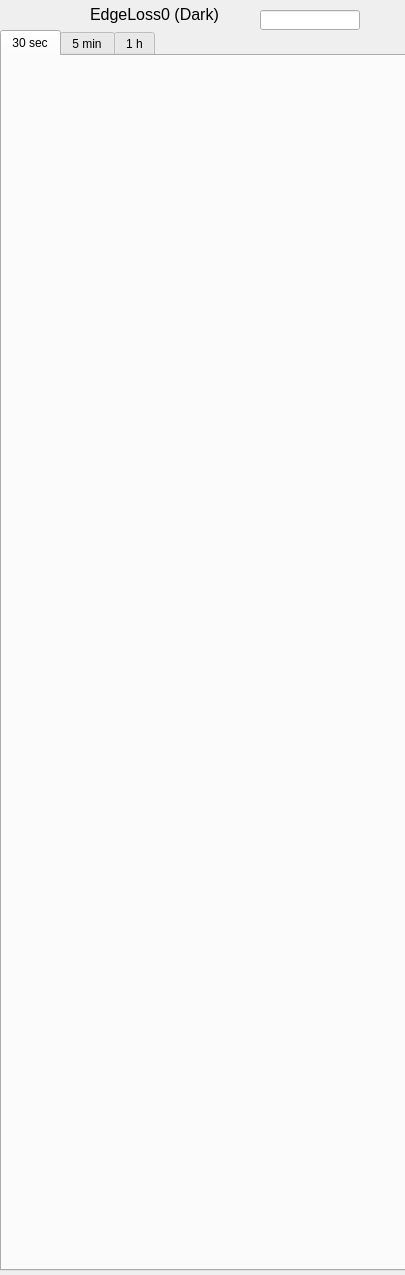
<?xml version="1.0" encoding="UTF-8"?>
<ui version="4.0">
 <class>Dialog</class>
 <widget class="QDialog" name="Dialog">
  <property name="geometry">
   <rect>
    <x>0</x>
    <y>0</y>
    <width>405</width>
    <height>1275</height>
   </rect>
  </property>
  <property name="windowTitle">
   <string>Dialog</string>
  </property>
  <widget class="QTabWidget" name="tabWidget_2">
   <property name="geometry">
    <rect>
     <x>0</x>
     <y>30</y>
     <width>411</width>
     <height>1241</height>
    </rect>
   </property>
   <property name="currentIndex">
    <number>0</number>
   </property>
   <widget class="QWidget" name="tab_7">
    <attribute name="title">
     <string>30 sec</string>
    </attribute>
    <widget class="caStripPlot" name="castripplot_16">
     <property name="geometry">
      <rect>
       <x>0</x>
       <y>0</y>
       <width>405</width>
       <height>233</height>
      </rect>
     </property>
     <property name="channels" stdset="0">
      <string>ARIDI-BLM02:MeanP;ARIDI-BLM02:EdgeLoss</string>
     </property>
     <property name="period">
      <double>30.000000000000000</double>
     </property>
     <property name="YAxisScaling" stdset="0">
      <enum>caStripPlot::autoScale</enum>
     </property>
     <property name="YaxisLimitsMax_1">
      <double>100000000.000000000000000</double>
     </property>
     <property name="color_1">
      <color>
       <red>0</red>
       <green>0</green>
       <blue>0</blue>
      </color>
     </property>
     <property name="YaxisLimitsMax_2">
      <double>100000000.000000000000000</double>
     </property>
     <property name="color_2">
      <color>
       <red>255</red>
       <green>0</green>
       <blue>0</blue>
      </color>
     </property>
     <property name="YaxisLimitsMax_3">
      <double>100000000.000000000000000</double>
     </property>
     <property name="color_3">
      <color>
       <red>247</red>
       <green>150</green>
       <blue>70</blue>
      </color>
     </property>
     <property name="YaxisLimitsMax_4">
      <double>100000000.000000000000000</double>
     </property>
     <property name="color_4">
      <color>
       <red>0</red>
       <green>176</green>
       <blue>240</blue>
      </color>
     </property>
     <property name="YaxisLimitsMax_5">
      <double>100000000.000000000000000</double>
     </property>
     <property name="color_5">
      <color>
       <red>0</red>
       <green>112</green>
       <blue>192</blue>
      </color>
     </property>
     <property name="YaxisLimitsMax_6">
      <double>100000000.000000000000000</double>
     </property>
     <property name="background">
      <color>
       <red>255</red>
       <green>255</green>
       <blue>255</blue>
      </color>
     </property>
    </widget>
    <widget class="caStripPlot" name="castripplot_17">
     <property name="geometry">
      <rect>
       <x>0</x>
       <y>240</y>
       <width>405</width>
       <height>233</height>
      </rect>
     </property>
     <property name="channels" stdset="0">
      <string>ARIDI-BLM02:CAM-EXPT</string>
     </property>
     <property name="period">
      <double>30.000000000000000</double>
     </property>
     <property name="YAxisScaling" stdset="0">
      <enum>caStripPlot::autoScale</enum>
     </property>
     <property name="YaxisLimitsMax_1">
      <double>100000000.000000000000000</double>
     </property>
     <property name="color_1">
      <color>
       <red>0</red>
       <green>0</green>
       <blue>0</blue>
      </color>
     </property>
     <property name="YaxisLimitsMax_2">
      <double>100000000.000000000000000</double>
     </property>
     <property name="color_2">
      <color>
       <red>255</red>
       <green>0</green>
       <blue>0</blue>
      </color>
     </property>
     <property name="YaxisLimitsMax_3">
      <double>100000000.000000000000000</double>
     </property>
     <property name="color_3">
      <color>
       <red>247</red>
       <green>150</green>
       <blue>70</blue>
      </color>
     </property>
     <property name="YaxisLimitsMax_4">
      <double>100000000.000000000000000</double>
     </property>
     <property name="color_4">
      <color>
       <red>0</red>
       <green>176</green>
       <blue>240</blue>
      </color>
     </property>
     <property name="YaxisLimitsMax_5">
      <double>100000000.000000000000000</double>
     </property>
     <property name="color_5">
      <color>
       <red>0</red>
       <green>112</green>
       <blue>192</blue>
      </color>
     </property>
     <property name="YaxisLimitsMax_6">
      <double>100000000.000000000000000</double>
     </property>
     <property name="background">
      <color>
       <red>255</red>
       <green>255</green>
       <blue>255</blue>
      </color>
     </property>
    </widget>
    <widget class="caStripPlot" name="castripplot_18">
     <property name="geometry">
      <rect>
       <x>0</x>
       <y>480</y>
       <width>405</width>
       <height>233</height>
      </rect>
     </property>
     <property name="channels" stdset="0">
      <string>ARIDI-BLM02:CAM-GAIN</string>
     </property>
     <property name="period">
      <double>30.000000000000000</double>
     </property>
     <property name="YAxisScaling" stdset="0">
      <enum>caStripPlot::autoScale</enum>
     </property>
     <property name="YaxisLimitsMax_1">
      <double>100000000.000000000000000</double>
     </property>
     <property name="color_1">
      <color>
       <red>0</red>
       <green>0</green>
       <blue>0</blue>
      </color>
     </property>
     <property name="YaxisLimitsMax_2">
      <double>100000000.000000000000000</double>
     </property>
     <property name="color_2">
      <color>
       <red>255</red>
       <green>0</green>
       <blue>0</blue>
      </color>
     </property>
     <property name="YaxisLimitsMax_3">
      <double>100000000.000000000000000</double>
     </property>
     <property name="color_3">
      <color>
       <red>247</red>
       <green>150</green>
       <blue>70</blue>
      </color>
     </property>
     <property name="YaxisLimitsMax_4">
      <double>100000000.000000000000000</double>
     </property>
     <property name="color_4">
      <color>
       <red>0</red>
       <green>176</green>
       <blue>240</blue>
      </color>
     </property>
     <property name="YaxisLimitsMax_5">
      <double>100000000.000000000000000</double>
     </property>
     <property name="color_5">
      <color>
       <red>0</red>
       <green>112</green>
       <blue>192</blue>
      </color>
     </property>
     <property name="YaxisLimitsMax_6">
      <double>100000000.000000000000000</double>
     </property>
     <property name="background">
      <color>
       <red>255</red>
       <green>255</green>
       <blue>255</blue>
      </color>
     </property>
    </widget>
    <widget class="caStripPlot" name="castripplot_25">
     <property name="geometry">
      <rect>
       <x>0</x>
       <y>720</y>
       <width>405</width>
       <height>233</height>
      </rect>
     </property>
     <property name="channels" stdset="0">
      <string>ARIDI-BLM02:EdgeLossN</string>
     </property>
     <property name="period">
      <double>30.000000000000000</double>
     </property>
     <property name="YAxisScaling" stdset="0">
      <enum>caStripPlot::autoScale</enum>
     </property>
     <property name="YaxisLimitsMax_1">
      <double>100000000.000000000000000</double>
     </property>
     <property name="color_1">
      <color>
       <red>0</red>
       <green>0</green>
       <blue>0</blue>
      </color>
     </property>
     <property name="YaxisLimitsMax_2">
      <double>100000000.000000000000000</double>
     </property>
     <property name="color_2">
      <color>
       <red>255</red>
       <green>0</green>
       <blue>0</blue>
      </color>
     </property>
     <property name="YaxisLimitsMax_3">
      <double>100000000.000000000000000</double>
     </property>
     <property name="color_3">
      <color>
       <red>247</red>
       <green>150</green>
       <blue>70</blue>
      </color>
     </property>
     <property name="YaxisLimitsMax_4">
      <double>100000000.000000000000000</double>
     </property>
     <property name="color_4">
      <color>
       <red>0</red>
       <green>176</green>
       <blue>240</blue>
      </color>
     </property>
     <property name="YaxisLimitsMax_5">
      <double>100000000.000000000000000</double>
     </property>
     <property name="color_5">
      <color>
       <red>0</red>
       <green>112</green>
       <blue>192</blue>
      </color>
     </property>
     <property name="YaxisLimitsMax_6">
      <double>100000000.000000000000000</double>
     </property>
     <property name="background">
      <color>
       <red>255</red>
       <green>255</green>
       <blue>255</blue>
      </color>
     </property>
    </widget>
    <widget class="caStripPlot" name="castripplot_30">
     <property name="geometry">
      <rect>
       <x>0</x>
       <y>960</y>
       <width>405</width>
       <height>233</height>
      </rect>
     </property>
     <property name="channels" stdset="0">
      <string>ARIDI-BLM02:CAM-Temp</string>
     </property>
     <property name="period">
      <double>30.000000000000000</double>
     </property>
     <property name="YAxisScaling" stdset="0">
      <enum>caStripPlot::autoScale</enum>
     </property>
     <property name="YaxisLimitsMax_1">
      <double>100000000.000000000000000</double>
     </property>
     <property name="color_1">
      <color>
       <red>0</red>
       <green>0</green>
       <blue>0</blue>
      </color>
     </property>
     <property name="YaxisLimitsMax_2">
      <double>100000000.000000000000000</double>
     </property>
     <property name="color_2">
      <color>
       <red>255</red>
       <green>0</green>
       <blue>0</blue>
      </color>
     </property>
     <property name="YaxisLimitsMax_3">
      <double>100000000.000000000000000</double>
     </property>
     <property name="color_3">
      <color>
       <red>247</red>
       <green>150</green>
       <blue>70</blue>
      </color>
     </property>
     <property name="YaxisLimitsMax_4">
      <double>100000000.000000000000000</double>
     </property>
     <property name="color_4">
      <color>
       <red>0</red>
       <green>176</green>
       <blue>240</blue>
      </color>
     </property>
     <property name="YaxisLimitsMax_5">
      <double>100000000.000000000000000</double>
     </property>
     <property name="color_5">
      <color>
       <red>0</red>
       <green>112</green>
       <blue>192</blue>
      </color>
     </property>
     <property name="YaxisLimitsMax_6">
      <double>100000000.000000000000000</double>
     </property>
     <property name="background">
      <color>
       <red>255</red>
       <green>255</green>
       <blue>255</blue>
      </color>
     </property>
    </widget>
   </widget>
   <widget class="QWidget" name="tab_3">
    <attribute name="title">
     <string>5 min</string>
    </attribute>
    <widget class="caStripPlot" name="castripplot_19">
     <property name="geometry">
      <rect>
       <x>0</x>
       <y>0</y>
       <width>405</width>
       <height>233</height>
      </rect>
     </property>
     <property name="channels" stdset="0">
      <string>ARIDI-BLM02:MeanP;ARIDI-BLM02:EdgeLoss</string>
     </property>
     <property name="units">
      <enum>caStripPlot::Minute</enum>
     </property>
     <property name="period">
      <double>5.000000000000000</double>
     </property>
     <property name="YAxisScaling" stdset="0">
      <enum>caStripPlot::autoScale</enum>
     </property>
     <property name="YaxisLimitsMax_1">
      <double>100000000.000000000000000</double>
     </property>
     <property name="color_1">
      <color>
       <red>0</red>
       <green>0</green>
       <blue>0</blue>
      </color>
     </property>
     <property name="YaxisLimitsMax_2">
      <double>100000000.000000000000000</double>
     </property>
     <property name="color_2">
      <color>
       <red>255</red>
       <green>0</green>
       <blue>0</blue>
      </color>
     </property>
     <property name="YaxisLimitsMax_3">
      <double>100000000.000000000000000</double>
     </property>
     <property name="color_3">
      <color>
       <red>247</red>
       <green>150</green>
       <blue>70</blue>
      </color>
     </property>
     <property name="YaxisLimitsMax_4">
      <double>100000000.000000000000000</double>
     </property>
     <property name="color_4">
      <color>
       <red>0</red>
       <green>176</green>
       <blue>240</blue>
      </color>
     </property>
     <property name="YaxisLimitsMax_5">
      <double>100000000.000000000000000</double>
     </property>
     <property name="color_5">
      <color>
       <red>0</red>
       <green>112</green>
       <blue>192</blue>
      </color>
     </property>
     <property name="YaxisLimitsMax_6">
      <double>100000000.000000000000000</double>
     </property>
     <property name="background">
      <color>
       <red>255</red>
       <green>255</green>
       <blue>255</blue>
      </color>
     </property>
    </widget>
    <widget class="caStripPlot" name="castripplot_20">
     <property name="geometry">
      <rect>
       <x>0</x>
       <y>240</y>
       <width>405</width>
       <height>233</height>
      </rect>
     </property>
     <property name="channels" stdset="0">
      <string>ARIDI-BLM02:CAM-EXPT</string>
     </property>
     <property name="units">
      <enum>caStripPlot::Minute</enum>
     </property>
     <property name="period">
      <double>5.000000000000000</double>
     </property>
     <property name="YAxisScaling" stdset="0">
      <enum>caStripPlot::autoScale</enum>
     </property>
     <property name="YaxisLimitsMax_1">
      <double>100000000.000000000000000</double>
     </property>
     <property name="color_1">
      <color>
       <red>0</red>
       <green>0</green>
       <blue>0</blue>
      </color>
     </property>
     <property name="YaxisLimitsMax_2">
      <double>100000000.000000000000000</double>
     </property>
     <property name="color_2">
      <color>
       <red>255</red>
       <green>0</green>
       <blue>0</blue>
      </color>
     </property>
     <property name="YaxisLimitsMax_3">
      <double>100000000.000000000000000</double>
     </property>
     <property name="color_3">
      <color>
       <red>247</red>
       <green>150</green>
       <blue>70</blue>
      </color>
     </property>
     <property name="YaxisLimitsMax_4">
      <double>100000000.000000000000000</double>
     </property>
     <property name="color_4">
      <color>
       <red>0</red>
       <green>176</green>
       <blue>240</blue>
      </color>
     </property>
     <property name="YaxisLimitsMax_5">
      <double>100000000.000000000000000</double>
     </property>
     <property name="color_5">
      <color>
       <red>0</red>
       <green>112</green>
       <blue>192</blue>
      </color>
     </property>
     <property name="YaxisLimitsMax_6">
      <double>100000000.000000000000000</double>
     </property>
     <property name="background">
      <color>
       <red>255</red>
       <green>255</green>
       <blue>255</blue>
      </color>
     </property>
    </widget>
    <widget class="caStripPlot" name="castripplot_21">
     <property name="geometry">
      <rect>
       <x>0</x>
       <y>480</y>
       <width>405</width>
       <height>233</height>
      </rect>
     </property>
     <property name="channels" stdset="0">
      <string>ARIDI-BLM02:CAM-GAIN</string>
     </property>
     <property name="units">
      <enum>caStripPlot::Minute</enum>
     </property>
     <property name="period">
      <double>5.000000000000000</double>
     </property>
     <property name="YAxisScaling" stdset="0">
      <enum>caStripPlot::autoScale</enum>
     </property>
     <property name="YaxisLimitsMax_1">
      <double>100000000.000000000000000</double>
     </property>
     <property name="color_1">
      <color>
       <red>0</red>
       <green>0</green>
       <blue>0</blue>
      </color>
     </property>
     <property name="YaxisLimitsMax_2">
      <double>100000000.000000000000000</double>
     </property>
     <property name="color_2">
      <color>
       <red>255</red>
       <green>0</green>
       <blue>0</blue>
      </color>
     </property>
     <property name="YaxisLimitsMax_3">
      <double>100000000.000000000000000</double>
     </property>
     <property name="color_3">
      <color>
       <red>247</red>
       <green>150</green>
       <blue>70</blue>
      </color>
     </property>
     <property name="YaxisLimitsMax_4">
      <double>100000000.000000000000000</double>
     </property>
     <property name="color_4">
      <color>
       <red>0</red>
       <green>176</green>
       <blue>240</blue>
      </color>
     </property>
     <property name="YaxisLimitsMax_5">
      <double>100000000.000000000000000</double>
     </property>
     <property name="color_5">
      <color>
       <red>0</red>
       <green>112</green>
       <blue>192</blue>
      </color>
     </property>
     <property name="YaxisLimitsMax_6">
      <double>100000000.000000000000000</double>
     </property>
     <property name="background">
      <color>
       <red>255</red>
       <green>255</green>
       <blue>255</blue>
      </color>
     </property>
    </widget>
    <widget class="caStripPlot" name="castripplot_26">
     <property name="geometry">
      <rect>
       <x>0</x>
       <y>720</y>
       <width>405</width>
       <height>233</height>
      </rect>
     </property>
     <property name="channels" stdset="0">
      <string>ARIDI-BLM02:EdgeLossN</string>
     </property>
     <property name="units">
      <enum>caStripPlot::Minute</enum>
     </property>
     <property name="period">
      <double>5.000000000000000</double>
     </property>
     <property name="YAxisScaling" stdset="0">
      <enum>caStripPlot::autoScale</enum>
     </property>
     <property name="YaxisLimitsMax_1">
      <double>100000000.000000000000000</double>
     </property>
     <property name="color_1">
      <color>
       <red>0</red>
       <green>0</green>
       <blue>0</blue>
      </color>
     </property>
     <property name="YaxisLimitsMax_2">
      <double>100000000.000000000000000</double>
     </property>
     <property name="color_2">
      <color>
       <red>255</red>
       <green>0</green>
       <blue>0</blue>
      </color>
     </property>
     <property name="YaxisLimitsMax_3">
      <double>100000000.000000000000000</double>
     </property>
     <property name="color_3">
      <color>
       <red>247</red>
       <green>150</green>
       <blue>70</blue>
      </color>
     </property>
     <property name="YaxisLimitsMax_4">
      <double>100000000.000000000000000</double>
     </property>
     <property name="color_4">
      <color>
       <red>0</red>
       <green>176</green>
       <blue>240</blue>
      </color>
     </property>
     <property name="YaxisLimitsMax_5">
      <double>100000000.000000000000000</double>
     </property>
     <property name="color_5">
      <color>
       <red>0</red>
       <green>112</green>
       <blue>192</blue>
      </color>
     </property>
     <property name="YaxisLimitsMax_6">
      <double>100000000.000000000000000</double>
     </property>
     <property name="background">
      <color>
       <red>255</red>
       <green>255</green>
       <blue>255</blue>
      </color>
     </property>
    </widget>
    <widget class="caStripPlot" name="castripplot_29">
     <property name="geometry">
      <rect>
       <x>0</x>
       <y>960</y>
       <width>405</width>
       <height>233</height>
      </rect>
     </property>
     <property name="channels" stdset="0">
      <string>ARIDI-BLM02:CAM-Temp</string>
     </property>
     <property name="units">
      <enum>caStripPlot::Minute</enum>
     </property>
     <property name="period">
      <double>5.000000000000000</double>
     </property>
     <property name="YAxisScaling" stdset="0">
      <enum>caStripPlot::autoScale</enum>
     </property>
     <property name="YaxisLimitsMax_1">
      <double>100000000.000000000000000</double>
     </property>
     <property name="color_1">
      <color>
       <red>0</red>
       <green>0</green>
       <blue>0</blue>
      </color>
     </property>
     <property name="YaxisLimitsMax_2">
      <double>100000000.000000000000000</double>
     </property>
     <property name="color_2">
      <color>
       <red>255</red>
       <green>0</green>
       <blue>0</blue>
      </color>
     </property>
     <property name="YaxisLimitsMax_3">
      <double>100000000.000000000000000</double>
     </property>
     <property name="color_3">
      <color>
       <red>247</red>
       <green>150</green>
       <blue>70</blue>
      </color>
     </property>
     <property name="YaxisLimitsMax_4">
      <double>100000000.000000000000000</double>
     </property>
     <property name="color_4">
      <color>
       <red>0</red>
       <green>176</green>
       <blue>240</blue>
      </color>
     </property>
     <property name="YaxisLimitsMax_5">
      <double>100000000.000000000000000</double>
     </property>
     <property name="color_5">
      <color>
       <red>0</red>
       <green>112</green>
       <blue>192</blue>
      </color>
     </property>
     <property name="YaxisLimitsMax_6">
      <double>100000000.000000000000000</double>
     </property>
     <property name="background">
      <color>
       <red>255</red>
       <green>255</green>
       <blue>255</blue>
      </color>
     </property>
    </widget>
   </widget>
   <widget class="QWidget" name="tab_4">
    <attribute name="title">
     <string>1 h</string>
    </attribute>
    <widget class="caStripPlot" name="castripplot_24">
     <property name="geometry">
      <rect>
       <x>0</x>
       <y>0</y>
       <width>405</width>
       <height>233</height>
      </rect>
     </property>
     <property name="channels" stdset="0">
      <string>ARIDI-BLM02:MeanP;ARIDI-BLM02:EdgeLoss</string>
     </property>
     <property name="units">
      <enum>caStripPlot::Minute</enum>
     </property>
     <property name="period">
      <double>60.000000000000000</double>
     </property>
     <property name="YAxisScaling" stdset="0">
      <enum>caStripPlot::autoScale</enum>
     </property>
     <property name="YaxisLimitsMax_1">
      <double>100000000.000000000000000</double>
     </property>
     <property name="color_1">
      <color>
       <red>0</red>
       <green>0</green>
       <blue>0</blue>
      </color>
     </property>
     <property name="YaxisLimitsMax_2">
      <double>100000000.000000000000000</double>
     </property>
     <property name="color_2">
      <color>
       <red>255</red>
       <green>0</green>
       <blue>0</blue>
      </color>
     </property>
     <property name="YaxisLimitsMax_3">
      <double>100000000.000000000000000</double>
     </property>
     <property name="color_3">
      <color>
       <red>247</red>
       <green>150</green>
       <blue>70</blue>
      </color>
     </property>
     <property name="YaxisLimitsMax_4">
      <double>100000000.000000000000000</double>
     </property>
     <property name="color_4">
      <color>
       <red>0</red>
       <green>176</green>
       <blue>240</blue>
      </color>
     </property>
     <property name="YaxisLimitsMax_5">
      <double>100000000.000000000000000</double>
     </property>
     <property name="color_5">
      <color>
       <red>0</red>
       <green>112</green>
       <blue>192</blue>
      </color>
     </property>
     <property name="YaxisLimitsMax_6">
      <double>100000000.000000000000000</double>
     </property>
     <property name="background">
      <color>
       <red>255</red>
       <green>255</green>
       <blue>255</blue>
      </color>
     </property>
    </widget>
    <widget class="caStripPlot" name="castripplot_23">
     <property name="geometry">
      <rect>
       <x>0</x>
       <y>480</y>
       <width>405</width>
       <height>233</height>
      </rect>
     </property>
     <property name="channels" stdset="0">
      <string>ARIDI-BLM02:CAM-GAIN</string>
     </property>
     <property name="units">
      <enum>caStripPlot::Minute</enum>
     </property>
     <property name="period">
      <double>60.000000000000000</double>
     </property>
     <property name="YAxisScaling" stdset="0">
      <enum>caStripPlot::autoScale</enum>
     </property>
     <property name="YaxisLimitsMax_1">
      <double>100000000.000000000000000</double>
     </property>
     <property name="color_1">
      <color>
       <red>0</red>
       <green>0</green>
       <blue>0</blue>
      </color>
     </property>
     <property name="YaxisLimitsMax_2">
      <double>100000000.000000000000000</double>
     </property>
     <property name="color_2">
      <color>
       <red>255</red>
       <green>0</green>
       <blue>0</blue>
      </color>
     </property>
     <property name="YaxisLimitsMax_3">
      <double>100000000.000000000000000</double>
     </property>
     <property name="color_3">
      <color>
       <red>247</red>
       <green>150</green>
       <blue>70</blue>
      </color>
     </property>
     <property name="YaxisLimitsMax_4">
      <double>100000000.000000000000000</double>
     </property>
     <property name="color_4">
      <color>
       <red>0</red>
       <green>176</green>
       <blue>240</blue>
      </color>
     </property>
     <property name="YaxisLimitsMax_5">
      <double>100000000.000000000000000</double>
     </property>
     <property name="color_5">
      <color>
       <red>0</red>
       <green>112</green>
       <blue>192</blue>
      </color>
     </property>
     <property name="YaxisLimitsMax_6">
      <double>100000000.000000000000000</double>
     </property>
     <property name="background">
      <color>
       <red>255</red>
       <green>255</green>
       <blue>255</blue>
      </color>
     </property>
    </widget>
    <widget class="caStripPlot" name="castripplot_22">
     <property name="geometry">
      <rect>
       <x>0</x>
       <y>240</y>
       <width>405</width>
       <height>233</height>
      </rect>
     </property>
     <property name="channels" stdset="0">
      <string>ARIDI-BLM02:CAM-EXPT</string>
     </property>
     <property name="units">
      <enum>caStripPlot::Minute</enum>
     </property>
     <property name="period">
      <double>60.000000000000000</double>
     </property>
     <property name="YAxisScaling" stdset="0">
      <enum>caStripPlot::autoScale</enum>
     </property>
     <property name="YaxisLimitsMax_1">
      <double>100000000.000000000000000</double>
     </property>
     <property name="color_1">
      <color>
       <red>0</red>
       <green>0</green>
       <blue>0</blue>
      </color>
     </property>
     <property name="YaxisLimitsMax_2">
      <double>100000000.000000000000000</double>
     </property>
     <property name="color_2">
      <color>
       <red>255</red>
       <green>0</green>
       <blue>0</blue>
      </color>
     </property>
     <property name="YaxisLimitsMax_3">
      <double>100000000.000000000000000</double>
     </property>
     <property name="color_3">
      <color>
       <red>247</red>
       <green>150</green>
       <blue>70</blue>
      </color>
     </property>
     <property name="YaxisLimitsMax_4">
      <double>100000000.000000000000000</double>
     </property>
     <property name="color_4">
      <color>
       <red>0</red>
       <green>176</green>
       <blue>240</blue>
      </color>
     </property>
     <property name="YaxisLimitsMax_5">
      <double>100000000.000000000000000</double>
     </property>
     <property name="color_5">
      <color>
       <red>0</red>
       <green>112</green>
       <blue>192</blue>
      </color>
     </property>
     <property name="YaxisLimitsMax_6">
      <double>100000000.000000000000000</double>
     </property>
     <property name="background">
      <color>
       <red>255</red>
       <green>255</green>
       <blue>255</blue>
      </color>
     </property>
    </widget>
    <widget class="caStripPlot" name="castripplot_27">
     <property name="geometry">
      <rect>
       <x>0</x>
       <y>720</y>
       <width>405</width>
       <height>241</height>
      </rect>
     </property>
     <property name="channels" stdset="0">
      <string>ARIDI-BLM02:EdgeLossN</string>
     </property>
     <property name="units">
      <enum>caStripPlot::Minute</enum>
     </property>
     <property name="period">
      <double>60.000000000000000</double>
     </property>
     <property name="YAxisScaling" stdset="0">
      <enum>caStripPlot::autoScale</enum>
     </property>
     <property name="YaxisLimitsMax_1">
      <double>100000000.000000000000000</double>
     </property>
     <property name="color_1">
      <color>
       <red>0</red>
       <green>0</green>
       <blue>0</blue>
      </color>
     </property>
     <property name="YaxisLimitsMax_2">
      <double>100000000.000000000000000</double>
     </property>
     <property name="color_2">
      <color>
       <red>255</red>
       <green>0</green>
       <blue>0</blue>
      </color>
     </property>
     <property name="YaxisLimitsMax_3">
      <double>100000000.000000000000000</double>
     </property>
     <property name="color_3">
      <color>
       <red>247</red>
       <green>150</green>
       <blue>70</blue>
      </color>
     </property>
     <property name="YaxisLimitsMax_4">
      <double>100000000.000000000000000</double>
     </property>
     <property name="color_4">
      <color>
       <red>0</red>
       <green>176</green>
       <blue>240</blue>
      </color>
     </property>
     <property name="YaxisLimitsMax_5">
      <double>100000000.000000000000000</double>
     </property>
     <property name="color_5">
      <color>
       <red>0</red>
       <green>112</green>
       <blue>192</blue>
      </color>
     </property>
     <property name="YaxisLimitsMax_6">
      <double>100000000.000000000000000</double>
     </property>
     <property name="background">
      <color>
       <red>255</red>
       <green>255</green>
       <blue>255</blue>
      </color>
     </property>
    </widget>
    <widget class="caStripPlot" name="castripplot_28">
     <property name="geometry">
      <rect>
       <x>0</x>
       <y>960</y>
       <width>405</width>
       <height>241</height>
      </rect>
     </property>
     <property name="channels" stdset="0">
      <string>ARIDI-BLM02:CAM-Temp</string>
     </property>
     <property name="units">
      <enum>caStripPlot::Minute</enum>
     </property>
     <property name="period">
      <double>60.000000000000000</double>
     </property>
     <property name="YAxisScaling" stdset="0">
      <enum>caStripPlot::autoScale</enum>
     </property>
     <property name="YaxisLimitsMax_1">
      <double>100000000.000000000000000</double>
     </property>
     <property name="color_1">
      <color>
       <red>0</red>
       <green>0</green>
       <blue>0</blue>
      </color>
     </property>
     <property name="YaxisLimitsMax_2">
      <double>100000000.000000000000000</double>
     </property>
     <property name="color_2">
      <color>
       <red>255</red>
       <green>0</green>
       <blue>0</blue>
      </color>
     </property>
     <property name="YaxisLimitsMax_3">
      <double>100000000.000000000000000</double>
     </property>
     <property name="color_3">
      <color>
       <red>247</red>
       <green>150</green>
       <blue>70</blue>
      </color>
     </property>
     <property name="YaxisLimitsMax_4">
      <double>100000000.000000000000000</double>
     </property>
     <property name="color_4">
      <color>
       <red>0</red>
       <green>176</green>
       <blue>240</blue>
      </color>
     </property>
     <property name="YaxisLimitsMax_5">
      <double>100000000.000000000000000</double>
     </property>
     <property name="color_5">
      <color>
       <red>0</red>
       <green>112</green>
       <blue>192</blue>
      </color>
     </property>
     <property name="YaxisLimitsMax_6">
      <double>100000000.000000000000000</double>
     </property>
     <property name="background">
      <color>
       <red>255</red>
       <green>255</green>
       <blue>255</blue>
      </color>
     </property>
    </widget>
   </widget>
  </widget>
  <widget class="caLineEdit" name="calineedit">
   <property name="geometry">
    <rect>
     <x>260</x>
     <y>10</y>
     <width>100</width>
     <height>20</height>
    </rect>
   </property>
   <property name="channel" stdset="0">
    <string notr="true">ARIDI-BLM02:EdgeLoss0</string>
   </property>
  </widget>
  <widget class="caLabel" name="calabel">
   <property name="geometry">
    <rect>
     <x>90</x>
     <y>0</y>
     <width>161</width>
     <height>28</height>
    </rect>
   </property>
   <property name="font">
    <font>
     <pointsize>12</pointsize>
    </font>
   </property>
   <property name="text">
    <string>EdgeLoss0 (Dark)</string>
   </property>
   <property name="scaledContents">
    <bool>false</bool>
   </property>
   <property name="fontScaleMode">
    <enum>ESimpleLabel::None</enum>
   </property>
  </widget>
 </widget>
 <customwidgets>
  <customwidget>
   <class>QwtPlot</class>
   <extends>QFrame</extends>
   <header>qwt_plot.h</header>
  </customwidget>
  <customwidget>
   <class>caLabel</class>
   <extends>QLabel</extends>
   <header>caLabel</header>
  </customwidget>
  <customwidget>
   <class>caLineEdit</class>
   <extends>QLineEdit</extends>
   <header>caLineEdit</header>
  </customwidget>
  <customwidget>
   <class>caStripPlot</class>
   <extends>QwtPlot</extends>
   <header>caStripPlot</header>
  </customwidget>
 </customwidgets>
 <resources/>
 <connections/>
</ui>
